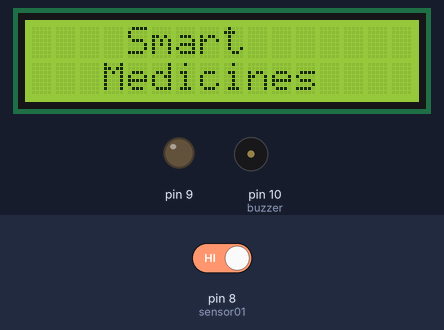
The sketch below on a simulated Arduino Uno, built with avr-gcc and run on an emulated ATmega328P. Parts: 16×2 character LCD, output pins drawn as LEDs (lit = HIGH), buzzer (waves = sounding). Wiring (inferred from the names in the program): DS1307 clock at I2C address 0x68. The inputs (shaded band) are chosen by the test bench; at power-on: pin 8 (sensor01) HIGH. The local clock reads 2024-03-15 10:24:30 at power-on unless the sketch sets it.

Above: at 2.9 s.
6.2 s: pin 8 (sensor01) driven LOW
At 8.3 s:
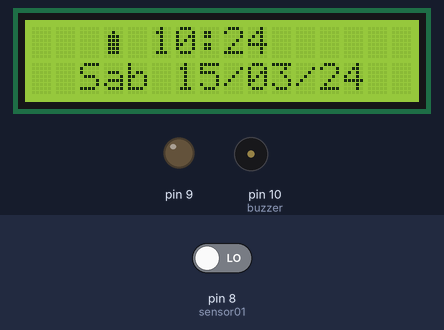
At 8.7 s:
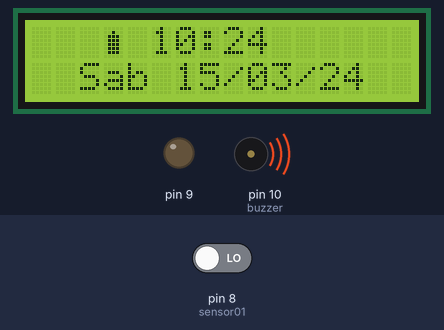
10.5 s: pin 8 (sensor01) driven HIGH
At 11.27 s:
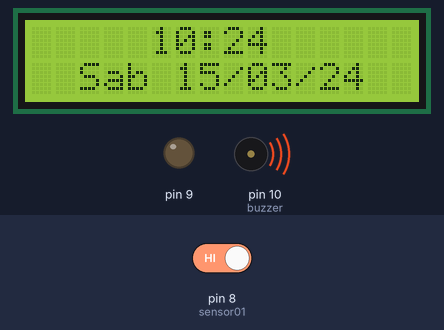
Timing chart, 0 to 19.1 s (numbered marks = the images above; inputs shaded):
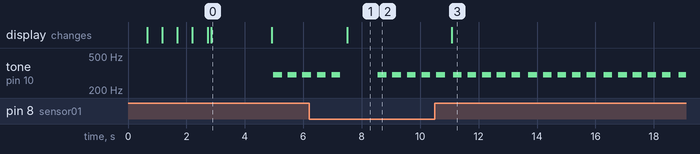

Measured:
- after the input at 6.2 s, the display: changes after 1.3 s (image 1)
- after the input at 10.5 s, the display: changes after 0.58 s (image 3)
- by itself, tone on pin 10 (buzzer): alternates 300 Hz for 0.30 s and silent for 0.20 s
- what the display in image 0 shows lasts 2.1 s, from 2.8 s to 4.9 s

The sketch:

smartmedicines.ino
```cpp
// Programa : Modulo I2C Display e Modulo DS1307

#include "Wire.h"
#include <LiquidCrystal_I2C.h>
// Modulo RTC no endereco 0x68
#define DS1307_ADDRESS 0x68

// Modulo I2C display no endereco 0x27
LiquidCrystal_I2C lcd(0x3F, 2, 1, 0, 4, 5, 6, 7, 3, POSITIVE);

byte remedio[8] = {
  B00000,
  B00100,
  B01110,
  B01110,
  B01110,
  B01110,
  B01110,
  B00000
};

int sensor01 = 8;
int buzzer = 10;
byte zero = 0x00;

void setup()
{
  Wire.begin();
  Serial.begin(9600);
  lcd.begin (16, 2);

  //A linha abaixo pode ser retirada apos setar a data e hora
 //SelecionaDataeHora();

  {
    lcd.setBacklight(HIGH);

    lcd.begin (16, 2);
    {
      lcd.setCursor(1, 0);
      lcd.print(" Bem Vindo . ");
      delay(500);
      lcd.clear();

      lcd.setCursor(1, 0);
      lcd.print(" Bem Vindo .. ");
      delay(500);
      lcd.clear();
      lcd.setCursor(1, 0);
      lcd.print(" Bem Vindo ... ");
      delay(500);
      lcd.clear();
      //////
      lcd.setCursor(1, 0);
      lcd.print(" Bem Vindo . ");
      delay(500);
      lcd.clear();

      lcd.setCursor(1, 0);
      lcd.print(" Bem Vindo .. ");
      delay(500);
      lcd.clear();
      lcd.setCursor(1, 0);
      lcd.print(" Bem Vindo ... ");
      delay(100);
      lcd.clear();


      //////
      lcd.setCursor(3,0);
      lcd.print(" Smart ");
      lcd.setCursor(2,1);
      lcd.print(" Medicines ");
      delay(2000);
      lcd.clear();
    }
    pinMode (sensor01, INPUT);
//    pinMode (sensor02, INPUT);
    pinMode (buzzer, OUTPUT);
    pinMode (9, OUTPUT);

    lcd.setBacklight(HIGH);
    lcd.begin (16, 2);
    lcd.createChar(1, remedio);
    lcd.setCursor(3, 0);

  }
}

void loop()
{
  {

    int estado;


    ////////////////////sensor 01/////////////////////////////////
    estado = digitalRead (sensor01);


    if (estado == 0)
     {
      lcd.setCursor(3, 0);
      lcd.write (1);   // print remedio 1
        delay(1000);


    }

    else
    {
      lcd.setCursor(3, 0);

    }

    ////////////////////sensor 02/////////////////////////////////

  }


  // Le os valores (data e hora) do modulo DS1307
  Wire.beginTransmission(DS1307_ADDRESS);
  Wire.write(zero);
  Wire.endTransmission();
  Wire.requestFrom(DS1307_ADDRESS, 7);
  int segundos = ConverteparaDecimal(Wire.read());
  int minutos = ConverteparaDecimal(Wire.read());
  int horas = ConverteparaDecimal(Wire.read() & 0b111111);
  int diadasemana = ConverteparaDecimal(Wire.read());
  int diadomes = ConverteparaDecimal(Wire.read());
  int mes = ConverteparaDecimal(Wire.read());
  int ano = ConverteparaDecimal(Wire.read());
     ////////////////////// BLUETOOTH COM ALARME ///////////////////////////////////
if(Serial.available()>0)
   {
     char hr = Serial.read();
     if(hr == "1127")
   {}
   }
//   Serial.print(hr);
   if (minutos%3==0)
   {
   delay(50);
    tone(10,300,300);
    delay(500);
    tone(10,300,300);
    delay(500);
    tone(10,300,300);
    delay(500);
    tone(10,300,300);
    delay(500);
    tone(10,300,300);
    delay(500);
   }


  // Mostra os dados no display
  lcd.setCursor(0, 0);
  lcd.print("     ");
  // Acrescenta o 0 (zero) se a hora for menor do que 10
  if (horas < 10)
    lcd.print("0");
  lcd.print(horas);
  lcd.print(":");
  // Acrescenta o 0 (zero) se minutos for menor do que 10
  if (minutos < 10)
    lcd.print("0");
  lcd.print(minutos);
  lcd.setCursor(2, 1);
  // Acrescenta o 0 (zero) se segundos for menor do que 10
  if (segundos < 10)
    lcd.print("0");
  lcd.print(segundos);
  lcd.setCursor(2, 1);

  // Mostra o dia da semana
  switch (diadasemana)
  {
    case 0: lcd.print("Dom");
      break;
    case 1: lcd.print("Seg");
      break;
    case 2: lcd.print("Ter");
      break;
    case 3: lcd.print("Quar");
      break;
    case 4: lcd.print("Qui");
      break;
    case 5: lcd.print("Sex");
      break;
    case 6: lcd.print("Sab");
  }
  lcd.setCursor(6, 1);
  // Acrescenta o 0 (zero) se dia do mes for menor do que 10
  if (diadomes < 10)
    lcd.print("0");
  lcd.print(diadomes);
  lcd.print("/");
  // Acrescenta o 0 (zero) se mes for menor do que 10
  if (mes < 10)
    lcd.print("0");
  lcd.print(mes);
  lcd.print("/");
  lcd.print(ano);


}

void SelecionaDataeHora()   //Seta a data e a hora do DS1307
{
  byte segundos = 00; //Valores de 0 a 59
  byte minutos = 47; //Valores de 0 a 59
  byte horas = 21; //Valores de 0 a 23
  byte diadasemana = 2; //Valores de 0 a 6 - 0=Domingo, 1 = Segunda, etc.
  byte diadomes = 06; //Valores de 1 a 31
  byte mes = 11; //Valores de 1 a 12
  byte ano = 18; //Valores de 0 a 99

  Wire.beginTransmission(DS1307_ADDRESS);
  Wire.write(zero); //Stop no CI para que o mesmo possa receber os dados

  //As linhas abaixo escrevem no CI os valores de
  //data e hora que foram colocados nas variaveis acima
  Wire.write(ConverteParaBCD(segundos));
  Wire.write(ConverteParaBCD(minutos));
  Wire.write(ConverteParaBCD(horas));
  Wire.write(ConverteParaBCD(diadasemana));
  Wire.write(ConverteParaBCD(diadomes));
  Wire.write(ConverteParaBCD(mes));
  Wire.write(ConverteParaBCD(ano));
  Wire.write(zero);
  Wire.endTransmission();
}

byte ConverteParaBCD(byte val)
{
  //Converte o número de decimal para BCD
  return ( (val / 10 * 16) + (val % 10) );
}

byte ConverteparaDecimal(byte val)
{
  //Converte de BCD para decimal
  return ( (val / 16 * 10) + (val % 16) );
}
```
